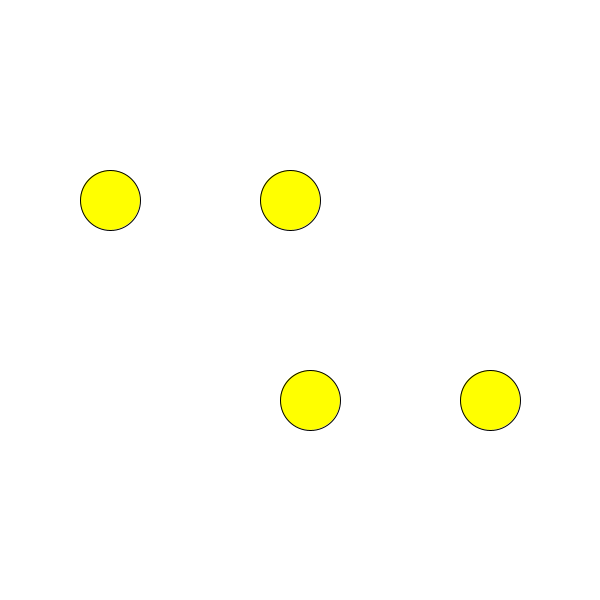
Frame 1 (no input)
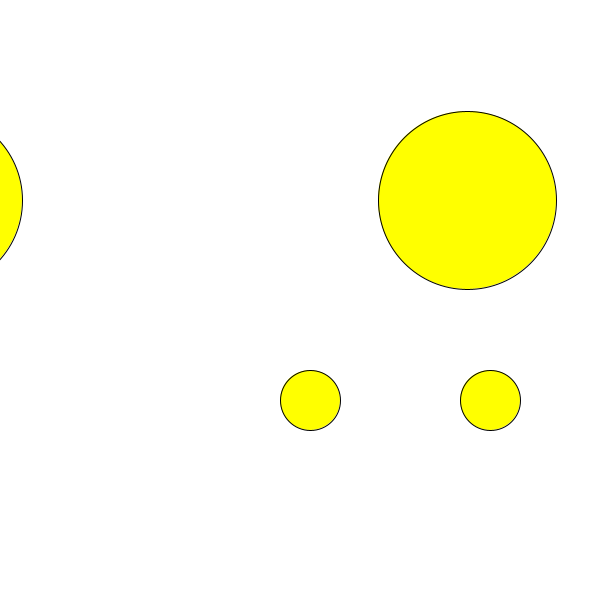
Frame 60 (the mouse pressed at the canvas centre just before this capture)
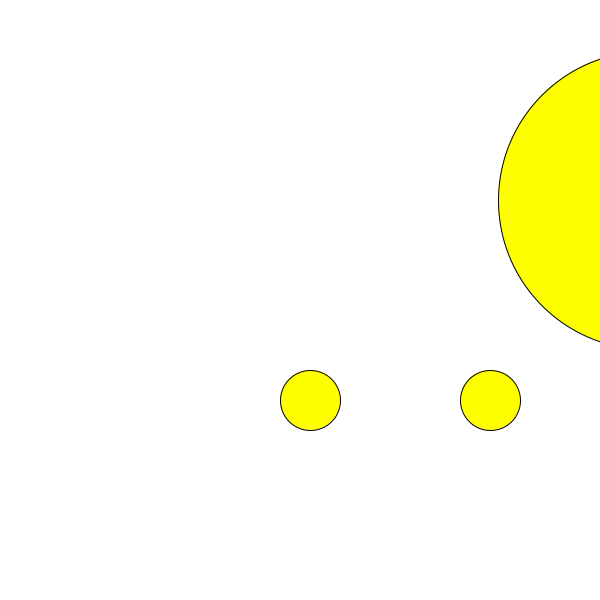
Frame 120 (the mouse held since frame 60 and released just before this capture)

The Processing sketch that drew these frames (run headless with seeded random() and noise(); from frame 60 on, the mouse is pressed at the canvas centre):

// Processing sketch: prog
// ── prog.pde
//Andreas Fink 2019 - about 15min ;)
SCHEINWERFER helena;
SCHEINWERFER andi;

void setup() {
  background(#FFFFFF);
  size(600, 600);
  helena = new SCHEINWERFER();
  andi = new SCHEINWERFER();
  andi.SetzeKoordinaten(200, 200);
}


void draw() {
  background(#FFFFFF);
  helena.Zeichne();
  andi.Zeichne();
  andi.Wachse();
}

// ── KREIS.pde
class KREIS {
  int x;
  int y;
  int radius;

  KREIS() {
    x = 200;
    y = 200;
    radius = 10;
  }

  KREIS(int xneu, int yneu, int radiusneu) {
    x = xneu;
    y = yneu;
    radius = radiusneu;
  }

  int GibRadius() {
    return radius;
  }
  void SetzeKoordinaten(int xneu, int yneu) {
    x = xneu;
    y = yneu;
  }
  void SetzeRadius(int radiusneu) {
    radius = radiusneu;
  }
  void Zeichne() {
    fill(255, 255, 0);
    ellipse(x, y, radius*2, radius*2);
  }
}

// ── SCHEINWERFER.pde
class SCHEINWERFER {
  int x;
  int y;
  int groesse;

  KREIS maxi;
  KREIS flo;
  SCHEINWERFER() {
    x = 400;
    y = 400;
    groesse = 30;

    maxi = new KREIS(x-groesse*3, y, groesse);
    // maxi.SetzeKoordinaten(x-groesse*3, y);
    //maxi.SetzeRadius(groesse);
    flo = new KREIS(x+groesse*3, y, groesse);
    // flo.SetzeKoordinaten(x+groesse*3, y);
    // flo.SetzeRadius(groesse);
  }

  void SetzeKoordinaten(int xneu, int yneu) {
    x = xneu;
    y = yneu; 
    maxi.SetzeKoordinaten(x-groesse*3, y);
    flo.SetzeKoordinaten(x+groesse*3, y);
  }

  void Wachse() {
    groesse = groesse +1;
    maxi.SetzeRadius(groesse);
    flo.SetzeRadius(groesse);
    maxi.SetzeKoordinaten(x-groesse*3, y);
    flo.SetzeKoordinaten(x+groesse*3, y);
  }
  void Zeichne() {
    maxi.Zeichne();
    flo.Zeichne();
  }
}
